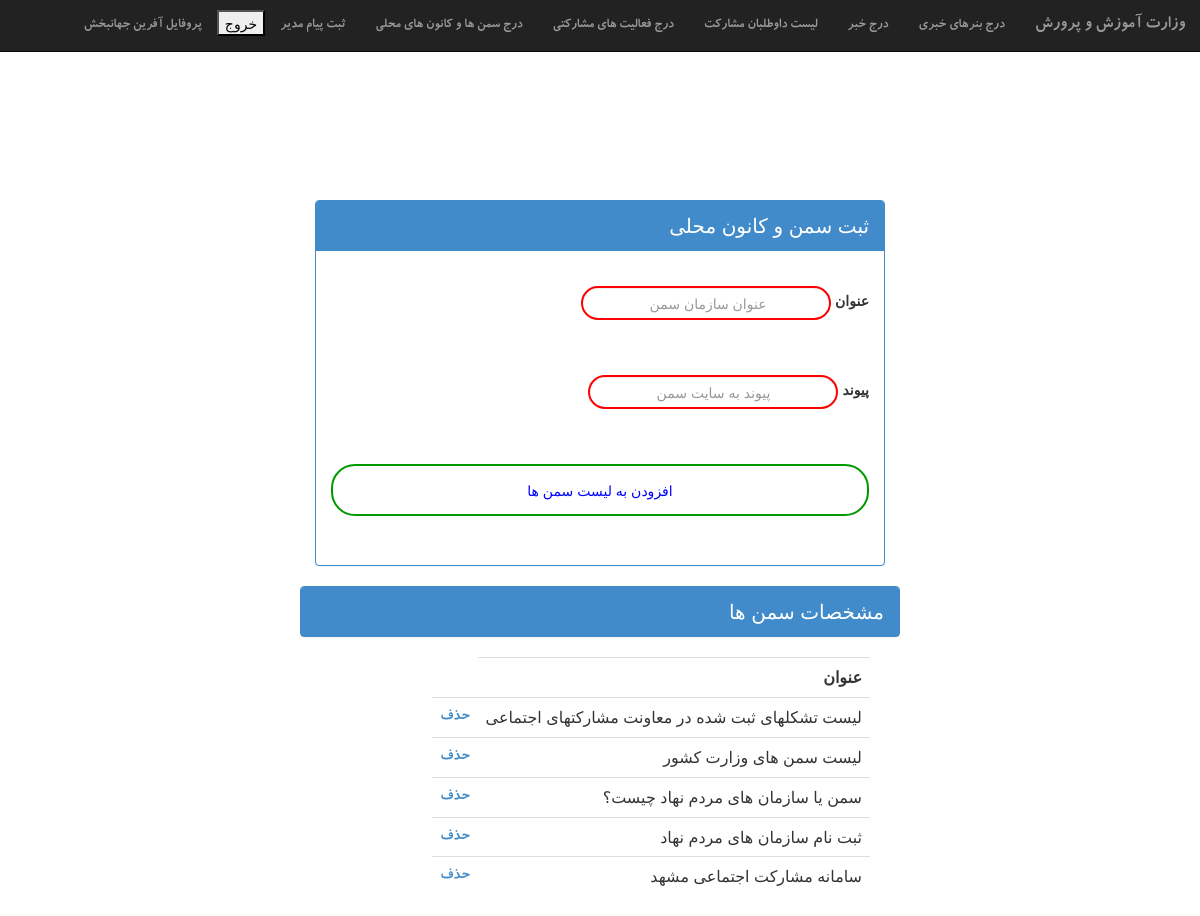
The page /registerSaman (signed in) on the database its author committed.
### participation/models.py (models this page shows)
class samans(models.Model):
    title=models.CharField(max_length=200)
    link=models.CharField(max_length=200)

### socialParticipation/views.py (the view)
# urls.py: path('registerSaman',views.registerSaman_view,name='registerSaman'),
@login_required(login_url='home')
def registerSaman_view(request):
    title=request.GET.get('title1')
    link=request.GET.get('link')
    if title is not None and link is not None:
        saman1=apps.get_model('participation','samans').objects.create()
        saman1.title=title
        saman1.link=link
        saman1.save()
    samans=apps.get_model('participation','samans').objects.all().order_by('-id')
    return render(request,'samans.html',{'samans':samans})

### templates/samans.html (shortened to what this page needs)
{%extends 'adminbaner.html'%}
    {%block content%}
      <div class="panel panel-primary">
        <div class="panel-heading"> ثبت سمن و کانون محلی</div>
        <div class="panel-body">
        <form class="site-form" action="{% url 'registerSaman' %}" method="get">
              <div class="form-group">
                <label for="title1"> عنوان </label>
                <input type="text" class="form-control" id="title1" placeholder="عنوان سازمان سمن " name="title1">
              </div>
              <div class="form-group">
                <label for="link">پیوند </label>
                <input type="text" class="form-control" id="link" placeholder="پیوند به سایت سمن" name="link">
              </div>
              <input type="submit" value="افزودن به لیست سمن ها" class="btn btn-success btn-block">
            </form>
            </div>
            </div>
      <div class="row">
              <table>
                  <tr>
                      <div class=" panel panel-primary">
                          <div class=" panel-heading"> مشخصات سمن ها</div>
                              </div>
                  </tr>
              </table>
          </div>
    <div class="container">
    <div class="table">
        <table >
            <tr>
        <th scope="col"><strong>عنوان  </strong></th>
        </tr>
                            {%for saman in samans%}
                          <tr class="table-active">    <td class="table-primary">
                                {{saman.title}} <br>
                                     <td class="table-primary">
                                      <a class="highlight" href="{% url 'delsaman' saman.id%}">
                                          <strong>حذف</strong>
                                      </a></td>
                                      </tr>
                        {%endfor%}
          </table>
    </div>
  </div>
    {%endblock%}

### templates/adminbaner.html (shortened to what this page needs)
<html lang="en">
<head>
    {%load static%}
    <link rel="stylesheet" href="{% static "css/bootstrap-rtl.css" %}"/>
</head>
<body>
    <div class="container">
        <div id="header" class="row">
            <nav class="navbar navbar-inverse navbar-fixed-top">
                <div class="container-fluid">
                  <div class="navbar-header">
                    <a class="navbar-brand" href="http://medu.ir">وزارت آموزش و پرورش</a>
                  </div>
                  <div class="collapse navbar-collapse" id="bs-example-navbar-collapse-1">
                    <ul class="nav navbar-nav">
                      <li><a href="{% url 'addbaner'%}">درج بنرهای خبری</a></li>
                      <li><a href="{% url 'addnews'%}">درج خبر</a></li>
                      <li><a href="{% url 'volenteers'%}"> لیست داوطلبان مشارکت</a></li>
                      <li><a href="{% url 'addparticipate' %}">درج فعالیت های مشارکتی</a></li>
                      <li><a href="{% url 'registerSaman' %}"> درج سمن ها و کانون های محلی</a></li>
                      <li><a href="{% url 'messageadmin' %}"> ثبت پیام مدیر</a></li>
                      <li style="margin-top: 10px">
                        <form class="form-group" action="{% url 'logout' %}" method="post">
                            <button type="submit" name="logoutb">خروج</button>
                          </form>
                      </li>
                      <li style="color:white;"> <a href="{% url 'editprofile' %}"> پروفایل {{user.first_name}} {{user.last_name}}</a></li>
                    </ul>
                  </div>
                </div>
              </nav>
        </div>
        <div class="row" style="margin-top: 200px">
            <div class="row">
                <div id="content" class="col-lg-6 col-md-6 col-sm-6 col-xs-12 col-md-offset-3 col-lg-offset-3 col-sm-offset-3 pull-right">
                    {%block content%}
                    {%endblock%}
                </div>
                <div class="col-lg-3 col-md-3 col-sm-3 col-xs-12 pull-left" id="sidebar" >
                </div>
            </div>
        </div>
    </div>
</body>
</html>

### rows shown on the page
samans: title "لیست تشکلهای ثبت شده در معاونت مشارکتهای اجتماعی"
samans: title "لیست سمن های وزارت کشور"
samans: title "سمن یا سازمان های مردم نهاد چیست؟"
samans: title "ثبت نام سازمان های مردم نهاد"
samans: title "سامانه مشارکت اجتماعی مشهد"

### other values the page prints
{{ user.first_name }} "آفرین"
{{ user.last_name }} "جهانبخش"
